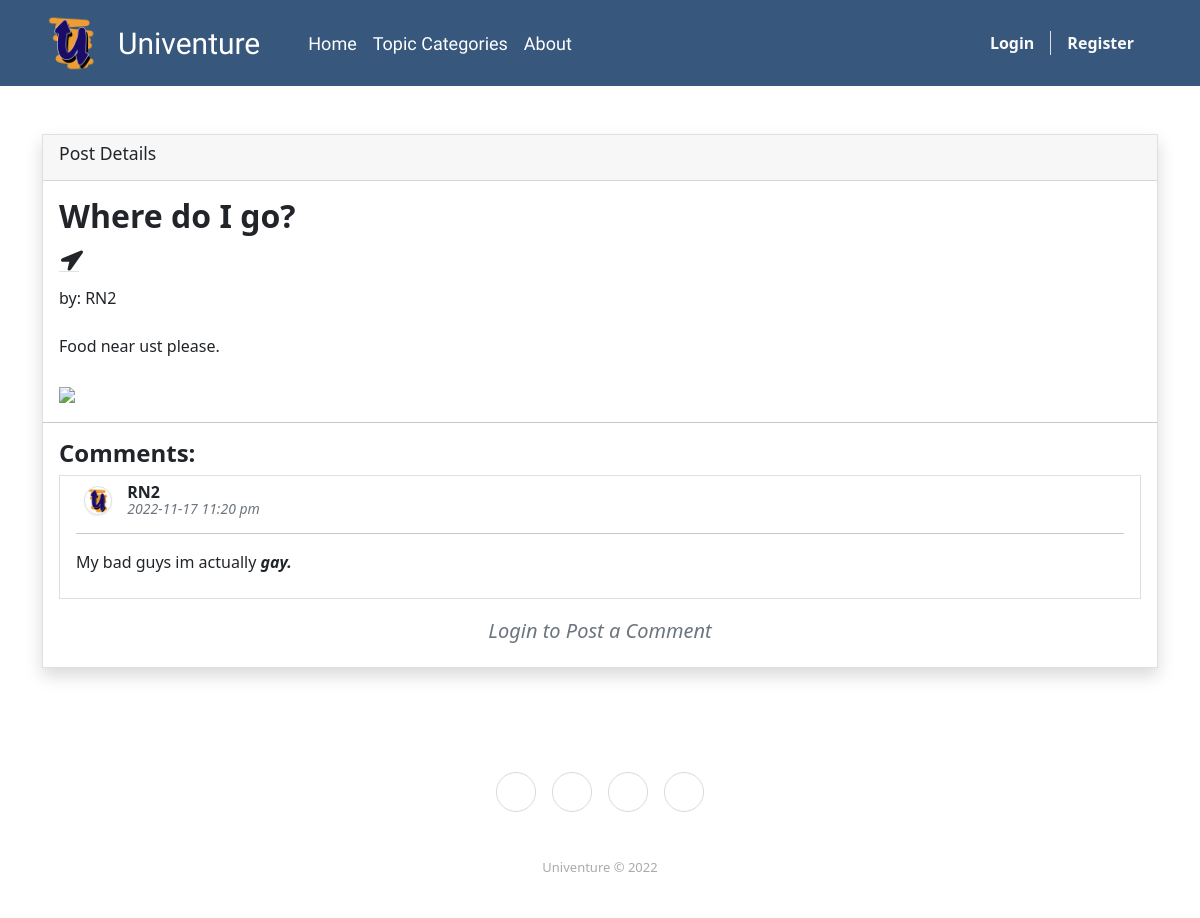
The app's page /?p=posts/view_post&id=14 with its own data.
### tables this page shows
CREATE TABLE `comment_list` (
  `id` int(30) NOT NULL,
  `user_id` int(30) NOT NULL,
  `post_id` int(30) NOT NULL,
  `comment` text NOT NULL,
  `date_created` datetime NOT NULL DEFAULT current_timestamp()
);

CREATE TABLE `users` (
  `id` int(50) NOT NULL,
  `firstname` varchar(250) NOT NULL,
  `middlename` text DEFAULT NULL,
  `lastname` varchar(250) NOT NULL,
  `username` text NOT NULL,
  `password` text NOT NULL,
  `avatar` text DEFAULT NULL,
  `last_login` datetime DEFAULT NULL,
  `type` tinyint(1) NOT NULL DEFAULT 0,
  `date_added` datetime NOT NULL DEFAULT current_timestamp(),
  `date_updated` datetime DEFAULT current_timestamp() ON UPDATE current_timestamp()
);

### classes/DBConnection.php (called while the page is built, shortened)
<?php
class DBConnection{
    private $host = DB_SERVER;
    private $username = DB_USERNAME;
    private $password = DB_PASSWORD;
    private $database = DB_NAME;
    public $conn;
    public function __construct(){
        if (!isset($this->conn)) {
            $this->conn = new mysqli($this->host, $this->username, $this->password, $this->database);
        }
    }
}
?>

### classes/SystemSettings.php (called while the page is built, shortened)
<?php
class SystemSettings extends DBConnection{
	function userdata($field = ''){
		if(!empty($field)){
			if(isset($_SESSION['userdata'][$field]))
				return $_SESSION['userdata'][$field];
			else
				return null;
		}else{
			return false;
		}
	}
	function info($field=''){
		if(!empty($field)){
			if(isset($_SESSION['system_info'][$field]))
				return $_SESSION['system_info'][$field];
			else
				return false;
		}else{
			return false;
		}
	}
}
$_settings = new SystemSettings();
?>

### config.php (called while the page is built, shortened)
<?php
require_once('classes/DBConnection.php');
require_once('classes/SystemSettings.php');
function validate_image($file)
{
    global $_settings;
    if (!empty($file)) {
        $ex = explode("?", $file);
        $file = $ex[0];
        $ts = isset($ex[1]) ? "?" . $ex[1] : '';
        if (is_file(base_app . $file)) {
            return base_url . $file . $ts;
        } else {
            return base_url . ($_settings->info('logo'));
        }
    } else {
        return base_url . ($_settings->info('logo'));
    }
}
?>

### posts/view_post.php (the view, shortened to what this page needs)
<div class="section py-5">
    <div class="container">
        <div class="card rounded-0 shadow">
            <div class="card-header">
                <h4 class="card-title">Post Details</h4>
            </div>
            <div class="card-body">
                <div class="contrain-fluid">
                    <div style="line-height:2em" class="mb-3">
                        <h2 class="font-weight-bold mb-0 "><?= $title ?></h2>
                        <h3 class="font-weight-italic mb-0 border-bottom fas margincss" style='font-size:20px'> <i>&#xf124;  <?= $location ?></i></h3>
                        <div class="py-1">
                            <span class="">by: <?= $username ?></span>
                        </div>
                    </div>
                    <div>
                        <?= $content ?>
                    </div>
                    <hr class="mx-n3">
                    <h4 class="font-weight-bolder">Comments:</h4>
                    <div class="list-group comment-list mb-3 rounded-0">
                        <?php
                        $comments = $conn->query("SELECT c.*, u.username, u.avatar FROM `comment_list` c inner join `users` u on c.user_id = u.id where c.post_id ='{$id}' order by abs(unix_timestamp(c.date_created)) asc ");
                        while($row = $comments->fetch_assoc()):
                        ?>
                        <div class="list-group-item list-group-item-action mb-1 border-top">
                            <div class="d-flex align-items-center w-100">
                                <div class="col-auto">
                                    <img src="<?= validate_image($row['avatar']) ?>" alt="" class="comment-user rounded-circle img-thumbnail p-0 border">
                                </div>
                                <div class="col-auto flex-shrink-1 flex-grow-1">
                                    <div style="line-height:1em">
                                        <div class="font-weight-bolder"><?= $row['username'] ?></div>
                                        <div><small class="text-muted"><i><?= date("Y-m-d h:i a", strtotime($row['date_created'])) ?></i></small></div>
                                    </div>
                                </div>
                            </div>
                            <hr>
                            <div><?= $row['comment'] ?></div>
                        </div>
                        <?php endwhile; ?>
                    </div>
                    <?php if($_settings->userdata('id') == ''): ?>
                        <h5 class="text-center text-muted"><i>Login to Post a Comment</i></h5>
                    <?php endif; ?>
                </div>
            </div>
        </div>
    </div>
</div>

### posts/view_post.php (style rules this page uses)
.post-user, .comment-user { width: 1.8em; height: 1.8em; object-fit:cover; object-position:center center; }
.margincss { padding-top: 15px; }

### records on screen
comment_list: user.username "RN2", date_created "2022-11-17 11:20 pm", comment "My bad guys im actually gay."

### other values on screen
$_settings->info('short_name') "Univenture"
$title "Where do I go?"
$username "RN2"
$content "Food near ust please."
